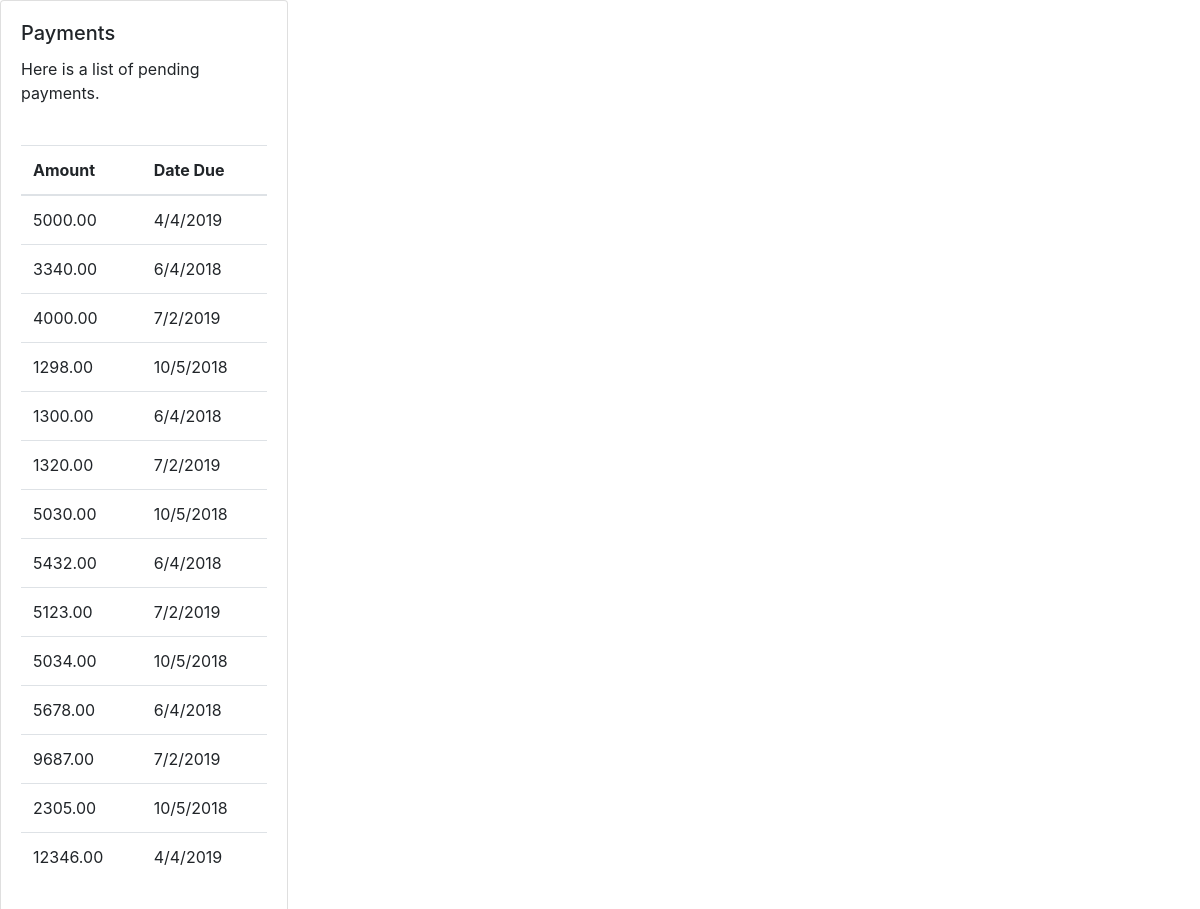
Screenshot of /listpayments.php with the database file from the repository.
### tables this page shows
CREATE TABLE `Payment` (
  `Payment_ID` mediumint(8) unsigned NOT NULL auto_increment,
  `Payment_Amount` decimal(65,2) default 0,
  `Payment_Day` int unsigned default 1,
  `Payment_Month` int unsigned default 1,
  `Payment_Year` int unsigned default 2000,
  `Payment_Late` bit default 0  ,

  PRIMARY KEY (`Payment_ID`)
) AUTO_INCREMENT=1;

### listpayments.php (the view, shortened to what this page needs)
<!DOCTYPE html>
<html>
<head>
	<link rel="stylesheet" href="https://stackpath.bootstrapcdn.com/bootstrap/4.1.3/css/bootstrap.min.css">
</head>
<?php
			$servername = "localhost";
			$username = "root";
			$password = "";
			$dbname = "landlord";
			$conn = new mysqli($servername, $username, $password, $dbname);
			 mysqli_select_db($conn, $dbname) or die( mysqli_error($conn));
?>
<body>
<div class="card" style="width: 18rem;">
  <div class="card-body">
    <h5 class="card-title">Payments</h5>
    <p class="card-text">Here is a list of pending payments.</p>
  </div>
  <div class="card-body">
  	<table class="table">
  <thead>
    <tr>
      <th scope="col">Amount</th>
      <th scope="col">Date Due</th>
    </tr>
  </thead>
  <tbody>
  	<?php
	$sql = "SELECT Payment_Amount, Payment_Day, Payment_Month, Payment_Year FROM Payment ";
	$result = $conn->query($sql);
	if ($result->num_rows > 0) {
	    while($row = $result->fetch_assoc()) {
			echo '<tr>';
		    echo '<td>' .   $row['Payment_Amount']  . '</td>';
		    echo '<td>' .   $row['Payment_Day']  . '/' . $row['Payment_Month'] . '/' . $row['Payment_Year'] . '</td>';
		    echo '</tr>';
	    }
	}
    ?>
  </tbody>
</table>
  </div>
</div>
</body>
</html>

### rows the page displays
payment: Payment_Amount "5000.00", Payment_Day "4", Payment_Month "4", Payment_Year "2019"
payment: Payment_Amount "3340.00", Payment_Day "6", Payment_Month "4", Payment_Year "2018"
payment: Payment_Amount "4000.00", Payment_Day "7", Payment_Month "2", Payment_Year "2019"
payment: Payment_Amount "1298.00", Payment_Day "10", Payment_Month "5", Payment_Year "2018"
payment: Payment_Amount "1300.00", Payment_Day "6", Payment_Month "4", Payment_Year "2018"
payment: Payment_Amount "1320.00", Payment_Day "7", Payment_Month "2", Payment_Year "2019"
payment: Payment_Amount "5030.00", Payment_Day "10", Payment_Month "5", Payment_Year "2018"
payment: Payment_Amount "5432.00", Payment_Day "6", Payment_Month "4", Payment_Year "2018"
payment: Payment_Amount "5123.00", Payment_Day "7", Payment_Month "2", Payment_Year "2019"
payment: Payment_Amount "5034.00", Payment_Day "10", Payment_Month "5", Payment_Year "2018"
payment: Payment_Amount "5678.00", Payment_Day "6", Payment_Month "4", Payment_Year "2018"
payment: Payment_Amount "9687.00", Payment_Day "7", Payment_Month "2", Payment_Year "2019"
payment: Payment_Amount "2305.00", Payment_Day "10", Payment_Month "5", Payment_Year "2018"
payment: Payment_Amount "12346.00", Payment_Day "4", Payment_Month "4", Payment_Year "2019"
